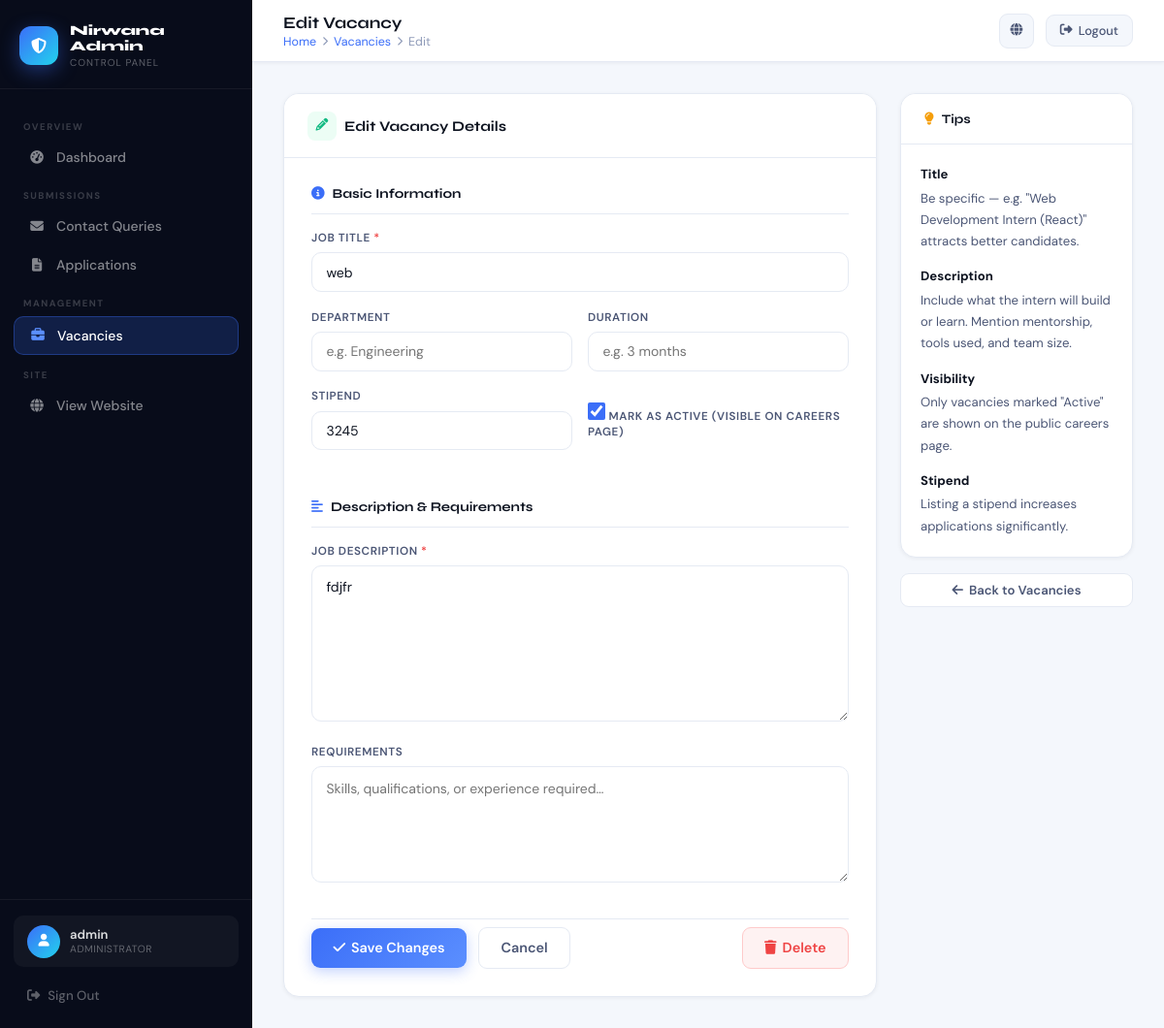
Screenshot of /myadmin/vacancies/1/edit/ (signed in) with the database file from the repository.
### app1/models.py (models this page shows, shortened)
class InternshipVacancy(models.Model):
    title = models.CharField(max_length=200)
    department = models.CharField(max_length=100, blank=True)
    description = models.TextField()
    requirements = models.TextField(blank=True)
    duration = models.CharField(max_length=100, blank=True, help_text="e.g. 3 months")
    stipend = models.CharField(max_length=100, blank=True, help_text="e.g. Rs 5,000/month")
    is_active = models.BooleanField(default=True)
    created_at = models.DateTimeField(auto_now_add=True)
    updated_at = models.DateTimeField(auto_now=True)
    class Meta:
        ordering = ['-created_at']
        verbose_name = 'Internship Vacancy'
        verbose_name_plural = 'Internship Vacancies'

### app1/views.py (the view, shortened to what this page needs)
# urls.py: path('myadmin/vacancies/<int:pk>/edit/', views.admin_vacancy_edit, name='admin_vacancy_edit'),
@login_required(login_url='admin_login')
@user_passes_test(is_admin, login_url='admin_login')
def admin_vacancy_edit(request, pk):
    vacancy = get_object_or_404(InternshipVacancy, pk=pk)
    return render(request, 'app1/admin/vacancy_form.html', {'action': 'Edit', 'vacancy': vacancy})

### app1/views.py (called while the page is built)
def is_admin(user):
    return user.is_authenticated and user.is_staff

### app1/templates/app1/admin/vacancy_form.html (shortened to what this page needs)
{% extends 'app1/admin/base.html' %}
{% block page_title %}{% if action == 'Edit' %}Edit Vacancy{% else %}Add New Vacancy{% endif %}{% endblock %}
{% block breadcrumb %}
  <a href="{% url 'admin_dashboard' %}">Home</a>
  <i class="fas fa-chevron-right" style="font-size:0.6rem"></i>
  <a href="{% url 'admin_vacancies' %}">Vacancies</a>
  <i class="fas fa-chevron-right" style="font-size:0.6rem"></i>
  <span>{% if action == 'Edit' %}Edit{% else %}New{% endif %}</span>
{% endblock %}
{% block content %}
<div style="display:flex;gap:1.5rem;align-items:flex-start;flex-wrap:wrap">
  <div style="flex:1;min-width:300px">
    <div class="card">
      <div class="card-header">
        <div class="card-title">
          <span class="title-icon" style="background:#ECFDF5;color:var(--green)">
            <i class="fas fa-{% if action == 'Edit' %}pencil{% else %}plus{% endif %}"></i>
          </span>
          {% if action == 'Edit' %}Edit Vacancy Details{% else %}Create New Vacancy{% endif %}
        </div>
      </div>
      <div class="card-body" style="padding:1.75rem">
        <form method="POST">
          <div class="form-section">
            <div class="form-section-title">
              <i class="fas fa-info-circle"></i> Basic Information
            </div>
            <div class="form-group">
              <label>Job Title <span style="color:var(--red)">*</span></label>
              <input type="text" name="title" placeholder="e.g. Web Development Intern"
                     value="{% if vacancy %}{{ vacancy.title }}{% endif %}" required>
            </div>
            <div class="form-row">
              <div class="form-group">
                <label>Department</label>
                <input type="text" name="department" placeholder="e.g. Engineering"
                       value="{% if vacancy %}{{ vacancy.department }}{% endif %}">
              </div>
              <div class="form-group">
                <label>Duration</label>
                <input type="text" name="duration" placeholder="e.g. 3 months"
                       value="{% if vacancy %}{{ vacancy.duration }}{% endif %}">
              </div>
            </div>
            <div class="form-row">
              <div class="form-group">
                <label>Stipend</label>
                <input type="text" name="stipend" placeholder="e.g. Rs 5,000/month"
                       value="{% if vacancy %}{{ vacancy.stipend }}{% endif %}">
              </div>
              <div class="form-group" style="display:flex;align-items:flex-end;padding-bottom:0.25rem">
                <label class="toggle-label">
                  <input type="checkbox" name="is_active"
                    {% if not vacancy or vacancy.is_active %}checked{% endif %}>
                  Mark as Active (visible on careers page)
                </label>
              </div>
            </div>
          </div>
          <div class="form-section">
            <div class="form-section-title">
              <i class="fas fa-align-left"></i> Description & Requirements
            </div>
            <div class="form-group">
              <label>Job Description <span style="color:var(--red)">*</span></label>
              <textarea name="description" placeholder="Describe the role, responsibilities, and what the intern will learn…" rows="6" required>{% if vacancy %}{{ vacancy.description }}{% endif %}</textarea>
            </div>
            <div class="form-group">
              <label>Requirements</label>
              <textarea name="requirements" placeholder="Skills, qualifications, or experience required…" rows="4">{% if vacancy %}{{ vacancy.requirements }}{% endif %}</textarea>
            </div>
          </div>
          <div style="display:flex;gap:0.75rem;align-items:center;padding-top:0.5rem;border-top:1px solid var(--border)">
            <button type="submit" class="btn btn-primary btn-lg">
              <i class="fas fa-{% if action == 'Edit' %}check{% else %}plus{% endif %}"></i>
              {% if action == 'Edit' %}Save Changes{% else %}Create Vacancy{% endif %}
            </button>
            <a href="{% url 'admin_vacancies' %}" class="btn btn-ghost btn-lg">
              Cancel
            </a>
            {% if action == 'Edit' %}
            <a href="{% url 'admin_vacancy_delete' vacancy.pk %}"
               class="btn btn-danger btn-lg"
               style="margin-left:auto"
               onclick="return confirm('Delete this vacancy? This cannot be undone.')">
              <i class="fas fa-trash"></i> Delete
            </a>
            {% endif %}
          </div>
        </form>
      </div>
    </div>
  </div>
  <div style="width:240px;flex-shrink:0">
    <div class="card">
      <div class="card-header">
        <div class="card-title" style="font-size:0.82rem"><i class="fas fa-lightbulb" style="color:var(--orange)"></i> Tips</div>
      </div>
      <div class="card-body" style="padding:1.25rem;font-size:0.82rem;color:var(--text-mid);line-height:1.7;display:flex;flex-direction:column;gap:0.875rem">
        <div>
          <strong style="color:var(--text);display:block;margin-bottom:2px">Title</strong>
          Be specific — e.g. "Web Development Intern (React)" attracts better candidates.
        </div>
        <div>
          <strong style="color:var(--text);display:block;margin-bottom:2px">Description</strong>
          Include what the intern will build or learn. Mention mentorship, tools used, and team size.
        </div>
        <div>
          <strong style="color:var(--text);display:block;margin-bottom:2px">Visibility</strong>
          Only vacancies marked "Active" are shown on the public careers page.
        </div>
        <div>
          <strong style="color:var(--text);display:block;margin-bottom:2px">Stipend</strong>
          Listing a stipend increases applications significantly.
        </div>
      </div>
    </div>
    <div style="margin-top:1rem">
      <a href="{% url 'admin_vacancies' %}" class="btn btn-ghost" style="width:100%;justify-content:center">
        <i class="fas fa-arrow-left"></i> Back to Vacancies
      </a>
    </div>
  </div>
</div>
{% endblock %}

### app1/templates/app1/admin/base.html (shortened to what this page needs)
<!DOCTYPE html>
<html lang="en">
<head>
<link rel="stylesheet" href="https://cdnjs.cloudflare.com/ajax/libs/font-awesome/6.5.0/css/all.min.css">
</head>
<body>
<aside class="sidebar" id="sidebar">
  <div class="sidebar-top">
    <a href="{% url 'admin_dashboard' %}" class="brand">
      <div class="brand-mark"><i class="fas fa-shield-halved"></i></div>
      <div class="brand-info">
        <div class="name">Nirwana Admin</div>
        <div class="sub">Control Panel</div>
      </div>
    </a>
  </div>
  <nav class="sidebar-nav">
    <span class="nav-label">Overview</span>
    <a href="{% url 'admin_dashboard' %}" class="nav-link {% if request.resolver_match.url_name == 'admin_dashboard' %}active{% endif %}">
      <span class="nav-icon"><i class="fas fa-gauge-high"></i></span>
      <span class="nav-text">Dashboard</span>
    </a>
    <span class="nav-label">Submissions</span>
    <a href="{% url 'admin_contacts' %}" class="nav-link {% if 'contact' in request.resolver_match.url_name %}active{% endif %}">
      <span class="nav-icon"><i class="fas fa-envelope"></i></span>
      <span class="nav-text">Contact Queries</span>
    </a>
    <a href="{% url 'admin_applications' %}" class="nav-link {% if 'application' in request.resolver_match.url_name %}active{% endif %}">
      <span class="nav-icon"><i class="fas fa-file-lines"></i></span>
      <span class="nav-text">Applications</span>
    </a>
    <span class="nav-label">Management</span>
    <a href="{% url 'admin_vacancies' %}" class="nav-link {% if 'vacanc' in request.resolver_match.url_name %}active{% endif %}">
      <span class="nav-icon"><i class="fas fa-briefcase"></i></span>
      <span class="nav-text">Vacancies</span>
    </a>
    <span class="nav-label">Site</span>
    <a href="{% url 'home' %}" class="nav-link" target="_blank">
      <span class="nav-icon"><i class="fas fa-globe"></i></span>
      <span class="nav-text">View Website</span>
    </a>
  </nav>
  <div class="sidebar-bottom">
    <div class="user-card">
      <div class="user-avatar"><i class="fas fa-user"></i></div>
      <div>
        <div class="user-name">{{ request.user.username }}</div>
        <div class="user-role">Administrator</div>
      </div>
    </div>
    <a href="{% url 'admin_logout' %}" class="logout-link">
      <i class="fas fa-right-from-bracket"></i>
      Sign Out
    </a>
  </div>
</aside>
<div class="main">
  <header class="topbar">
    <div class="topbar-left">
      <div>
        <div class="page-title">{% block page_title %}Dashboard{% endblock %}</div>
        <div class="breadcrumb">{% block breadcrumb %}<a href="{% url 'admin_dashboard' %}">Home</a>{% endblock %}</div>
      </div>
    </div>
    <div class="topbar-right">
      <a href="{% url 'home' %}" target="_blank" class="topbar-action icon-only" title="View Site">
        <i class="fas fa-globe"></i>
      </a>
      <a href="{% url 'admin_logout' %}" class="topbar-action" title="Logout">
        <i class="fas fa-right-from-bracket"></i>
        <span>Logout</span>
      </a>
    </div>
  </header>
  <main class="content">
    {% block content %}{% endblock %}
  </main>
</div>
</body>
</html>

### rows the page displays
InternshipVacancy: title "web", stipend "3245", is_active "☑", description "fdjfr"

### other values shown
{{ request.user.username }} "admin"
